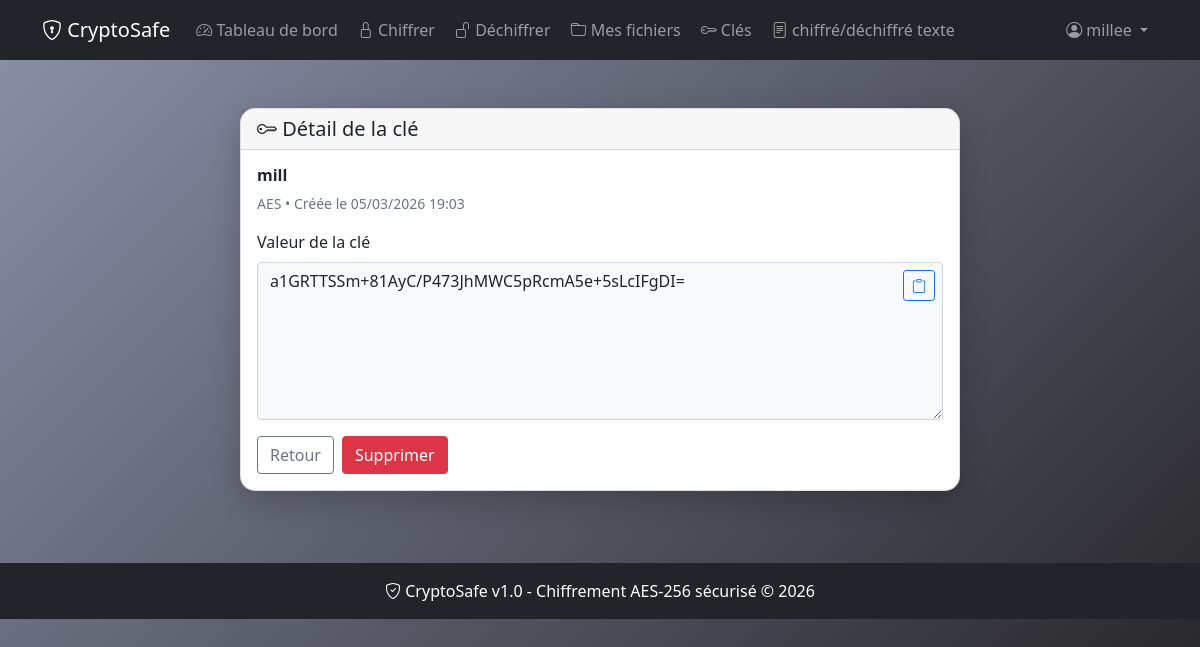
Screenshot of /keys/11/ (signed in) with the database file from the repository.
### crypto_app/models.py (models this page shows, shortened)
class EncryptionKey(models.Model):
    user = models.ForeignKey(User, on_delete=models.CASCADE)
    name = models.CharField(max_length=100)
    key_type = models.CharField(max_length=20, choices=[
        ('AES', 'AES'), ('RSA', 'RSA'), ('PASSWORD', 'Mot de passe')
    ])
    key_value = models.TextField()
    created_at = models.DateTimeField(auto_now_add=True)
    last_used = models.DateTimeField(null=True, blank=True)
    is_active = models.BooleanField(default=True)
    class Meta:
        verbose_name = "Clé de chiffrement"
        verbose_name_plural = "Clés de chiffrement"
        ordering = ['-created_at']
        indexes = [
            models.Index(fields=['user', '-created_at']),
            models.Index(fields=['user', 'is_active']),
        ]

### crypto_app/views.py (the view)
# urls.py: path('keys/<int:key_id>/', views.view_key, name='view_key'),
@login_required
def view_key(request, key_id):
    key = get_object_or_404(EncryptionKey, id=key_id, user=request.user)
    return render(request, 'crypto_app/key_detail.html', {'key': key})

### crypto_app/templates/crypto_app/key_detail.html (shortened to what this page needs)
{% extends 'crypto_app/base.html' %}
{% block content %}
<div class="container py-4">
  <div class="row justify-content-center">
    <div class="col-md-8">
      <div class="card">
        <div class="card-header">
          <h5 class="mb-0"><i class="bi bi-key"></i> Détail de la clé</h5>
        </div>
        <div class="card-body">
          <h6><strong>{{ key.name }}</strong></h6>
          <p class="small text-muted">{{ key.key_type }} • Créée le {{ key.created_at|date:"d/m/Y H:i" }}</p>
          <div class="mb-3">
            <label class="form-label">Valeur de la clé</label>
            <div class="position-relative">
              <textarea class="form-control" rows="6" id="keyValue" readonly style="background-color: #f8f9fa;">{{ key.key_value }}</textarea>
              <button class="btn btn-sm btn-outline-primary position-absolute top-0 end-0 m-2" onclick="copyKey()">
                <i class="bi bi-clipboard"></i>
              </button>
            </div>
          </div>
          <div class="d-flex gap-2">
            <a href="{% url 'manage_keys' %}" class="btn btn-outline-secondary">Retour</a>
            <form method="post" action="{% url 'delete_key' key.id %}" onsubmit="return confirm('Voulez-vous vraiment supprimer cette clé ?');">
              <button type="submit" class="btn btn-danger">Supprimer</button>
            </form>
          </div>
        </div>
      </div>
    </div>
  </div>
</div>
{% endblock %}

### crypto_app/templates/crypto_app/base.html (shortened to what this page needs)
<!DOCTYPE html>
<html lang="fr">
<head>
    <link href="https://cdn.jsdelivr.net/npm/bootstrap@5.1.3/dist/css/bootstrap.min.css" rel="stylesheet">
    <link rel="stylesheet" href="https://cdn.jsdelivr.net/npm/bootstrap-icons@1.8.0/font/bootstrap-icons.css">
</head>
<body>
    <nav class="navbar navbar-expand-lg navbar-dark bg-dark">
        <div class="container">
            <a class="navbar-brand" href="{% url 'home' %}">
                <i class="bi bi-shield-lock"></i> CryptoSafe
            </a>
            <div class="collapse navbar-collapse" id="navbarNav">
                <ul class="navbar-nav me-auto">
                    {% if user.is_authenticated %}
                        <li class="nav-item">
                            <a class="nav-link" href="{% url 'dashboard' %}">
                                <i class="bi bi-speedometer2"></i> Tableau de bord
                            </a>
                        </li>
                        <li class="nav-item">
                            <a class="nav-link" href="{% url 'encrypt_file' %}">
                                <i class="bi bi-lock"></i> Chiffrer
                            </a>
                        </li>
                        <li class="nav-item">
                            <a class="nav-link" href="{% url 'decrypt_file' %}">
                                <i class="bi bi-unlock"></i> Déchiffrer
                            </a>
                        </li>
                        <li class="nav-item">
                            <a class="nav-link" href="{% url 'file_list' %}">
                                <i class="bi bi-folder"></i> Mes fichiers
                            </a>
                        </li>
                        <li class="nav-item">
                            <a class="nav-link" href="{% url 'manage_keys' %}">
                                <i class="bi bi-key"></i> Clés
                            </a>
                        </li>
                        <li class="nav-item">
                            <a class="nav-link" href="{% url 'encrypt_text' %}">
                                <i class="bi bi-file-text"></i> chiffré/déchiffré texte
                            </a>
                        </li>
                    {% endif %}
                </ul>
                <ul class="navbar-nav">
                    {% if user.is_authenticated %}
                        <li class="nav-item dropdown">
                            <a class="nav-link dropdown-toggle" href="#" id="navbarDropdown" role="button" data-bs-toggle="dropdown">
                                <i class="bi bi-person-circle"></i> {{ user.username }}
                            </a>
                        </li>
                    {% endif %}
                </ul>
            </div>
        </div>
    </nav>
    <main class="container py-4">
        {% block content %}{% endblock %}
    </main>
    <footer class="bg-dark text-white text-center py-3 mt-4">
        <div class="container">
            <p class="mb-0">
                <i class="bi bi-shield-check"></i> CryptoSafe v1.0 -
                Chiffrement AES-256 sécurisé &copy; {% now "Y" %}
            </p>
        </div>
    </footer>
</body>
</html>

### crypto_app/templates/crypto_app/base.html (style rules this page uses)
body { background: linear-gradient(135deg, #8c92a9 0%, #212022 100%); min-height: 100vh; }
.card { border-radius: 15px; box-shadow: 0 10px 30px rgba(0,0,0,0.2); }
.nav-link { border-radius: 8px; margin: 2px; }

### rows the page displays
EncryptionKey: name "mill", key_type "AES", created_at "05/03/2026 19:03", key_value "a1GRTTSSm+81AyC/P473JhMWC5pRcmA5e+5sLcIFgDI="

### other values shown
{{ user.username }} "millee"
